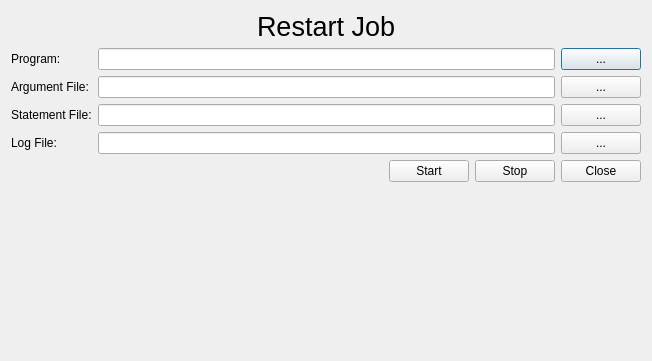
<?xml version="1.0" encoding="UTF-8"?>
<ui version="4.0">
 <class>qjdRestartTask</class>
 <widget class="QDialog" name="qjdRestartTask">
  <property name="geometry">
   <rect>
    <x>0</x>
    <y>0</y>
    <width>652</width>
    <height>361</height>
   </rect>
  </property>
  <property name="windowTitle">
   <string>Dialog</string>
  </property>
  <layout class="QGridLayout" name="gridLayout_2">
   <item row="0" column="0">
    <layout class="QHBoxLayout" name="horizontalLayout">
     <item>
      <spacer name="horizontalSpacer">
       <property name="orientation">
        <enum>Qt::Horizontal</enum>
       </property>
       <property name="sizeHint" stdset="0">
        <size>
         <width>40</width>
         <height>20</height>
        </size>
       </property>
      </spacer>
     </item>
     <item>
      <widget class="QLabel" name="label">
       <property name="font">
        <font>
         <pointsize>20</pointsize>
        </font>
       </property>
       <property name="text">
        <string>Restart Job</string>
       </property>
      </widget>
     </item>
     <item>
      <spacer name="horizontalSpacer_2">
       <property name="orientation">
        <enum>Qt::Horizontal</enum>
       </property>
       <property name="sizeHint" stdset="0">
        <size>
         <width>40</width>
         <height>20</height>
        </size>
       </property>
      </spacer>
     </item>
    </layout>
   </item>
   <item row="1" column="0">
    <layout class="QGridLayout" name="gridLayout">
     <item row="0" column="0">
      <widget class="QLabel" name="label_2">
       <property name="text">
        <string>Program:</string>
       </property>
      </widget>
     </item>
     <item row="0" column="1">
      <widget class="QLineEdit" name="lineChooseProgram"/>
     </item>
     <item row="0" column="2">
      <widget class="QPushButton" name="btnChooseProgram">
       <property name="text">
        <string>...</string>
       </property>
      </widget>
     </item>
     <item row="1" column="0">
      <widget class="QLabel" name="label_3">
       <property name="text">
        <string>Argument File:</string>
       </property>
      </widget>
     </item>
     <item row="1" column="1">
      <widget class="QLineEdit" name="lineChooseArgu"/>
     </item>
     <item row="1" column="2">
      <widget class="QPushButton" name="btnChooseArgu">
       <property name="text">
        <string>...</string>
       </property>
      </widget>
     </item>
     <item row="2" column="0">
      <widget class="QLabel" name="label_4">
       <property name="text">
        <string>Statement File:</string>
       </property>
      </widget>
     </item>
     <item row="2" column="1">
      <widget class="QLineEdit" name="lineChooseStat"/>
     </item>
     <item row="2" column="2">
      <widget class="QPushButton" name="btnChooseStat">
       <property name="text">
        <string>...</string>
       </property>
      </widget>
     </item>
     <item row="3" column="0">
      <widget class="QLabel" name="label_5">
       <property name="text">
        <string>Log File:</string>
       </property>
      </widget>
     </item>
     <item row="3" column="1">
      <widget class="QLineEdit" name="lineChooseLog"/>
     </item>
     <item row="3" column="2">
      <widget class="QPushButton" name="btnChooseLog">
       <property name="text">
        <string>...</string>
       </property>
      </widget>
     </item>
    </layout>
   </item>
   <item row="2" column="0">
    <layout class="QHBoxLayout" name="horizontalLayout_2">
     <item>
      <spacer name="horizontalSpacer_3">
       <property name="orientation">
        <enum>Qt::Horizontal</enum>
       </property>
       <property name="sizeHint" stdset="0">
        <size>
         <width>40</width>
         <height>20</height>
        </size>
       </property>
      </spacer>
     </item>
     <item>
      <widget class="QPushButton" name="btnStart">
       <property name="text">
        <string>Start</string>
       </property>
      </widget>
     </item>
     <item>
      <widget class="QPushButton" name="btnStop">
       <property name="text">
        <string>Stop</string>
       </property>
      </widget>
     </item>
     <item>
      <widget class="QPushButton" name="btnClose">
       <property name="text">
        <string>Close</string>
       </property>
      </widget>
     </item>
    </layout>
   </item>
   <item row="3" column="0">
    <spacer name="verticalSpacer">
     <property name="orientation">
      <enum>Qt::Vertical</enum>
     </property>
     <property name="sizeHint" stdset="0">
      <size>
       <width>20</width>
       <height>40</height>
      </size>
     </property>
    </spacer>
   </item>
  </layout>
 </widget>
 <resources/>
 <connections/>
</ui>
